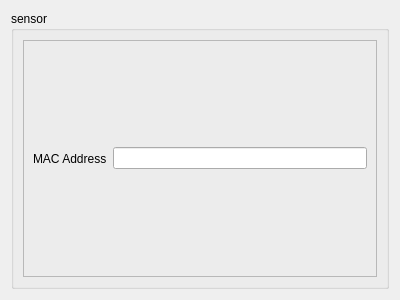
<?xml version="1.0" encoding="UTF-8"?>
<ui version="4.0">
 <class>Form</class>
 <widget class="QWidget" name="Form">
  <property name="geometry">
   <rect>
    <x>0</x>
    <y>0</y>
    <width>400</width>
    <height>300</height>
   </rect>
  </property>
  <property name="windowTitle">
   <string>Form</string>
  </property>
  <layout class="QVBoxLayout" name="verticalLayout">
   <item>
    <widget class="QGroupBox" name="groupBox">
     <property name="title">
      <string>sensor</string>
     </property>
     <layout class="QVBoxLayout" name="verticalLayout_3">
      <item>
       <widget class="QFrame" name="frame_2">
        <property name="frameShape">
         <enum>QFrame::StyledPanel</enum>
        </property>
        <property name="frameShadow">
         <enum>QFrame::Raised</enum>
        </property>
        <layout class="QHBoxLayout" name="horizontalLayout_2">
         <item>
          <widget class="QLabel" name="label">
           <property name="text">
            <string>MAC Address</string>
           </property>
          </widget>
         </item>
         <item>
          <widget class="QLineEdit" name="lineEdit_MAC"/>
         </item>
        </layout>
       </widget>
      </item>
     </layout>
    </widget>
   </item>
  </layout>
 </widget>
 <resources/>
 <connections/>
</ui>
